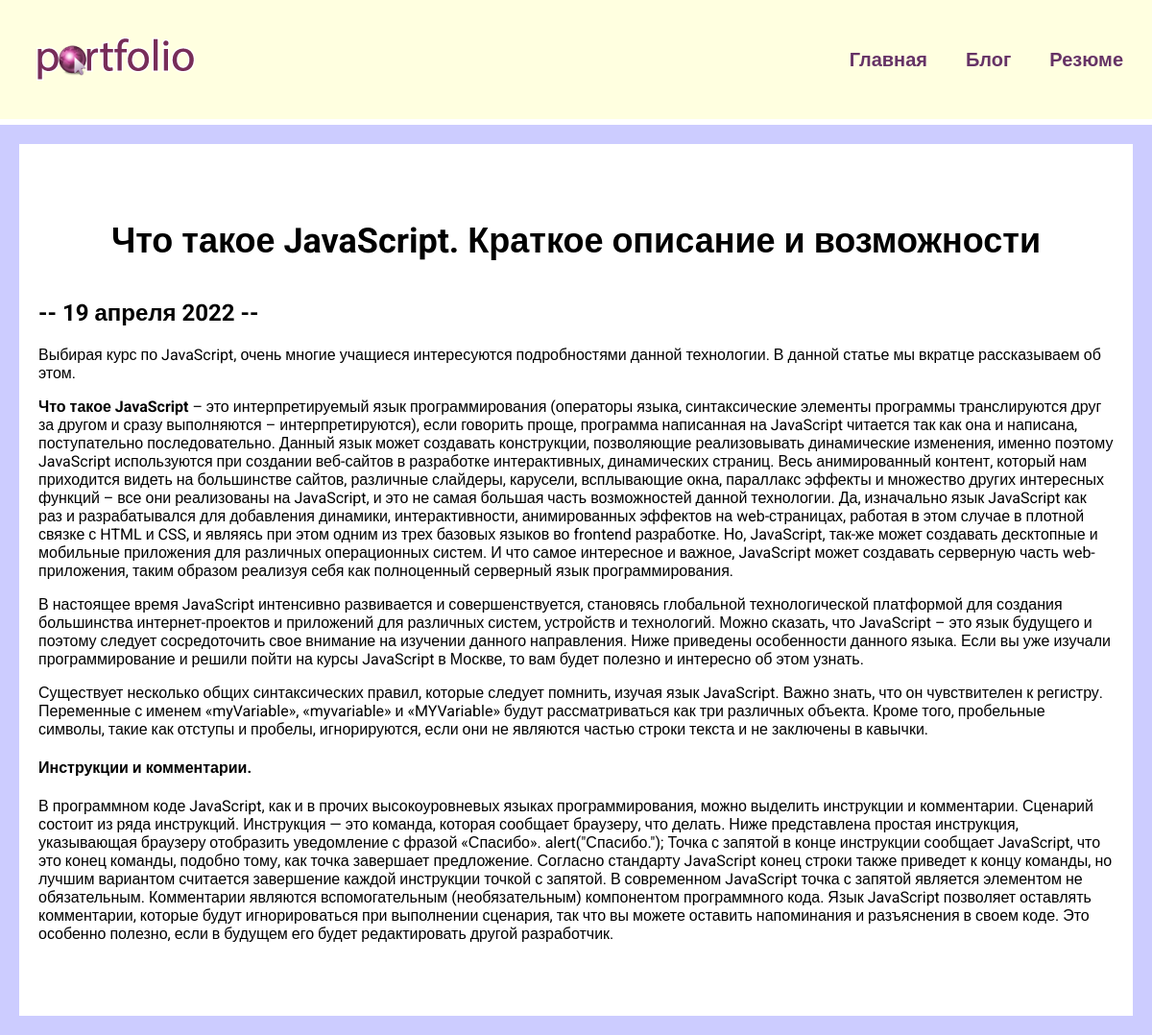
The app's page /blog/5 with its own data.
### blog/models.py (models this page shows, shortened)
class Blog(models.Model):
    title = models.CharField(max_length=200)
    description = models.TextField()
    date = models.DateField()

### blog/views.py (the view)
# urls.py: path('<int:blog_id>', views.detail, name='detail')
def detail(request, blog_id):
    blog = get_object_or_404(Blog, pk=blog_id)
    return render(request, "blog/details.html", {'blog': blog})

### blog/templates/blog/details.html
{% extends 'skills/base.html' %}
{% block content %}
<div class="detail">
 <h1>{{ blog.title }}</h1>
 <h2>-- {{ blog.date|date:'j E Y'}} --</h2>
 {{ blog.description|safe }}
</div>
{% endblock content %}

### skills/static/css/style.css (style rules this page uses)
body { background: #ccccff; font-family: 'Roboto', sans-serif; padding: 0; margin: 0; }
.content h1 { text-align: center; font-size: 36px; margin: 60px 0 40px; }
.detail { background: #fff; box-sizing: border-box; padding: 20px 20px 60px 20px; }

### records on screen
Blog: title "Что такое JavaScript. Краткое описание и возможности", date "19 апреля 2022", description "Выбирая курс по JavaScript, очень многие учащиеся интересуются подробностями данной технологии. В данной статье мы вкратце рассказываем об этом. Что такое JavaScript – это интерпретируемый язык программирования (операторы языка, синтаксические элементы программы транслируются друг за другом и сразу выполняются – интерпретируются), если говорить проще, программа написанная на JavaScript читается так как она и написана, поступательно последовательно. Данный язык может создавать конструкции, позволяющие реализовывать динамические изменения, именно поэтому JavaScript используются при создании веб-сайтов в разработке интерактивных, динамических страниц. Весь анимированный контент, который нам…"
